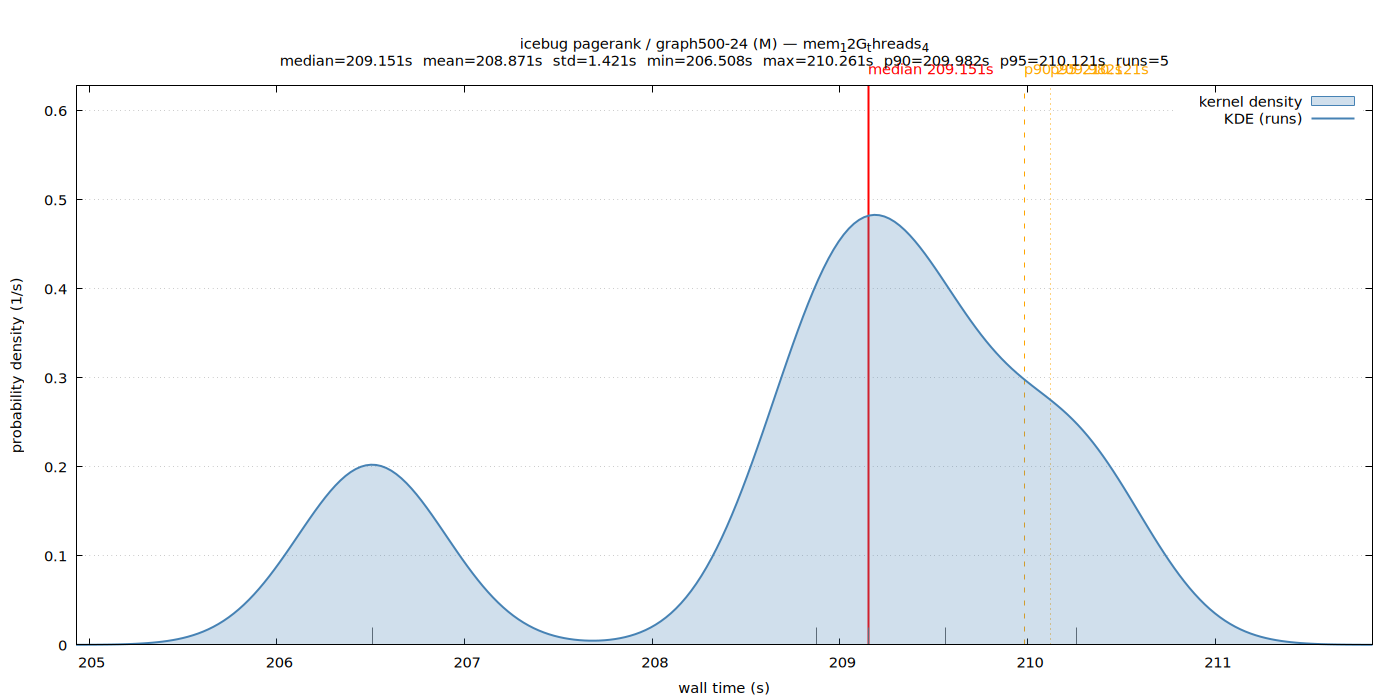

Write gnuplot code to recreate this figure.
set terminal pngcairo size 1400,700 enhanced font 'Sans,11'
set output '/home/ubuntu/nvm/results/ldbd/pagerank/M/graph500-24/icebug_mem_12G_threads_4/wall_time.png'
set title "icebug pagerank / graph500-24 (M) — mem_12G_threads_4\nmedian=209.151s  mean=208.871s  std=1.421s  min=206.508s  max=210.261s  p90=209.982s  p95=210.121s  runs=5"
set xlabel 'wall time (s)'
set ylabel 'probability density (1/s)'
set tmargin 5
set yrange [0:0.627813]
set xrange [204.930716:211.838179]
set grid y
set key top right
set arrow from 209.150818,0 to 209.150818,0.627813 nohead lc rgb 'red' lw 2
set label 'median 209.151s' at 209.150818,0.627813 offset char 0,1 tc rgb 'red'
set arrow from 209.981513,0 to 209.981513,0.627813 nohead lc rgb 'orange' lw 1 dt 2
set label 'p90 209.982s' at 209.981513,0.627813 offset char 0,1 tc rgb 'orange'
set arrow from 210.121246,0 to 210.121246,0.627813 nohead lc rgb 'orange' lw 1 dt 3
set label 'p95 210.121s' at 210.121246,0.627813 offset char 0,1 tc rgb 'orange'
set arrow from 209.562314,0 to 209.562314,0.0193173 nohead lc rgb '#666666' lw 1
set arrow from 210.260979,0 to 210.260979,0.0193173 nohead lc rgb '#666666' lw 1
set arrow from 206.507916,0 to 206.507916,0.0193173 nohead lc rgb '#666666' lw 1
set arrow from 208.874581,0 to 208.874581,0.0193173 nohead lc rgb '#666666' lw 1
set arrow from 209.150818,0 to 209.150818,0.0193173 nohead lc rgb '#666666' lw 1
plot '/home/ubuntu/nvm/results/ldbd/pagerank/M/graph500-24/icebug_mem_12G_threads_4/wall_time.dat' using 1:2 with filledcurves y=0 lc rgb '#4682b4' fs transparent solid 0.25 title 'kernel density', \
     '/home/ubuntu/nvm/results/ldbd/pagerank/M/graph500-24/icebug_mem_12G_threads_4/wall_time.dat' using 1:2 with lines lw 2 lc rgb '#4682b4' title 'KDE (runs)'
